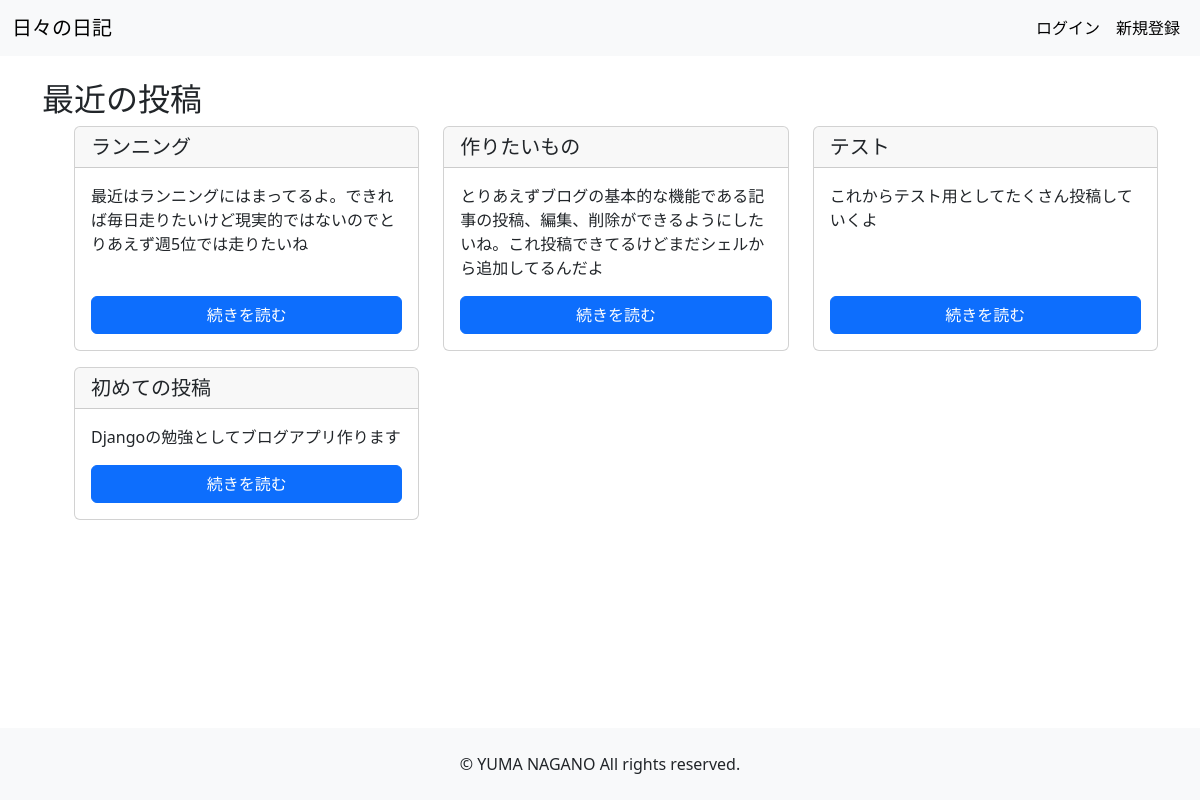
/, run on an earlier commit of the app's database.
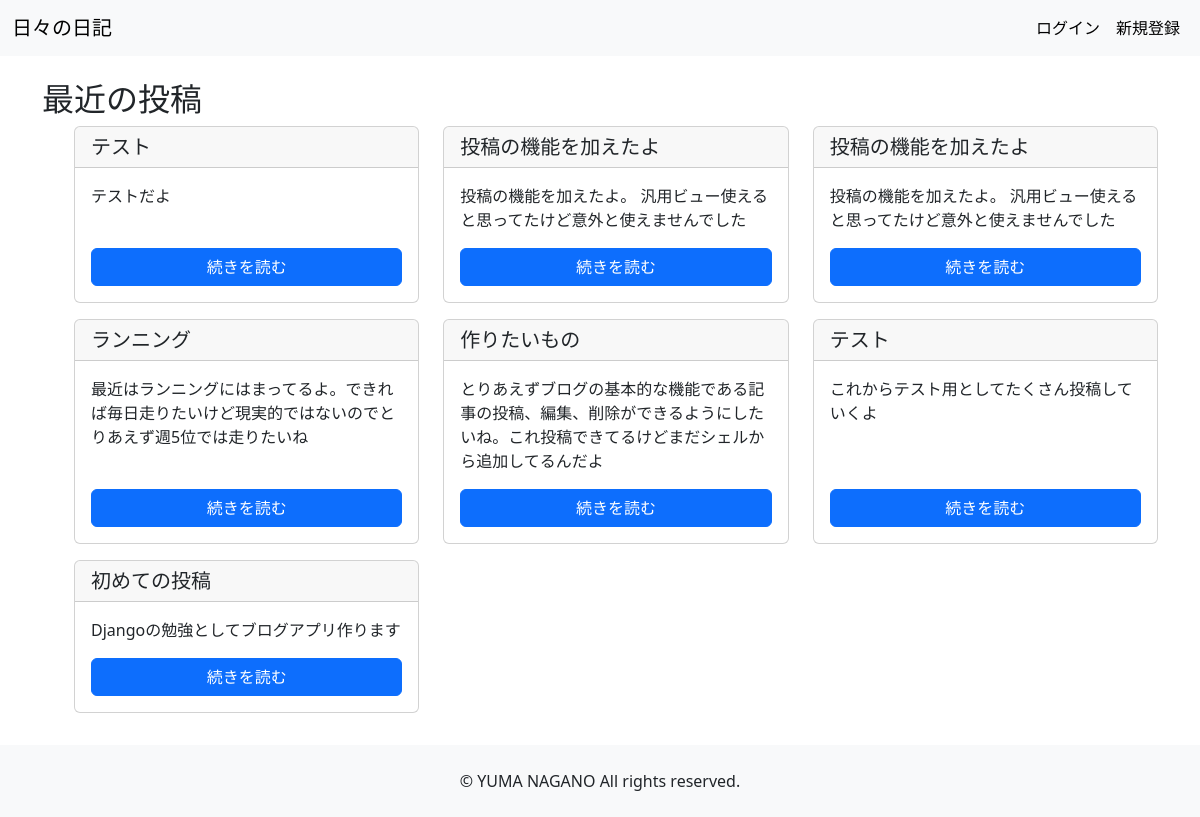
And on a later commit of the database.
### brog/models.py (models this page shows, shortened)
class Post(models.Model):
    title = models.CharField(max_length=200)
    author = models.ForeignKey(User, on_delete=models.CASCADE)
    content = models.TextField()
    created_at = models.DateTimeField(auto_now_add=True)

### brog/views.py (the view)
# urls.py: path('', views.IndexView.as_view(), name='index'),
class IndexView(ListView):
    model = Post
    template_name = 'brog/index.html'
    context_object_name = 'posts'
    def get_queryset(self):
        return Post.objects.order_by('-created_at')[:3]
    def get_context_data(self, **kwargs):
        context = super().get_context_data(**kwargs)
        context['all_posts'] =  Post.objects.all().order_by('-created_at')
        return context

### brog/templates/brog/index.html (shortened to what this page needs)
<!DOCTYPE html>
<html lang="ja">
  <head>
    {% load static %}
    <link
      href="https://cdn.jsdelivr.net/npm/bootstrap@5.3.0/dist/css/bootstrap.min.css"
      rel="stylesheet"
    />
    <link rel="stylesheet" href="{% static 'brog/css/style.css' %}" />
  </head>
  <body>
    <header>
      <nav class="navbar navbar-expand-lg bg-body-tertiary">
        <div class="container-fluid">
          <a class="navbar-brand ">日々の日記</a>
          <div class="collapse navbar-collapse" id="navbarNav">
            <ul class="navbar-nav ms-auto">
              <li class="nav-item ">
                <a class="nav-link active btn-sm " aria-current="page" href="{% url 'brog:login' %}">ログイン</a>
              </li>
              <li class="nav-item">
                <a class="nav-link active btn-sm " aria-current="page" href="{% url 'brog:signup' %}">新規登録</a>
              </li>
            </ul>
          </div>
        </div>
      </nav>
    </header>
    <div class="container mt-4">
    <main>
      <section>
        <h2>最近の投稿</h2>
        <ul>
          <div class="row">
            {% for post in all_posts %}
            <div class="col-md-4 mb-3">
              <div class="card h-100">
                <div class="card-header">
                  <h5 class="card-title mb-0">{{ post.title }}</h5>
                </div>
                <div class="card-body d-flex flex-column">
                  <p class="card-text">{{ post.content|truncatewords:30 }}</p>
                  <a
                    href="{% url 'brog:post_detail' post.id %}"
                    class="btn btn-primary mt-auto"
                    >続きを読む</a
                  >
                </div>
              </div>
            </div>
            {% endfor %}
          </div>
        </ul>
      </section>
    </main>
</div>
    <footer class="text-center py-4 mt-auto bg-light">
        <p class="mb-0">&copy; YUMA NAGANO All rights reserved.</p>
    </footer>
  </body>
</html>

What changed in the data, as far as the page shows it:
added Post: title "テスト", content "テストだよ"
added Post: title "投稿の機能を加えたよ", content "投稿の機能を加えたよ。 汎用ビュー使えると思ってたけど意外と使えませんでした"
added Post: title "投稿の機能を加えたよ", content "投稿の機能を加えたよ。 汎用ビュー使えると思ってたけど意外と使えませんでした"
